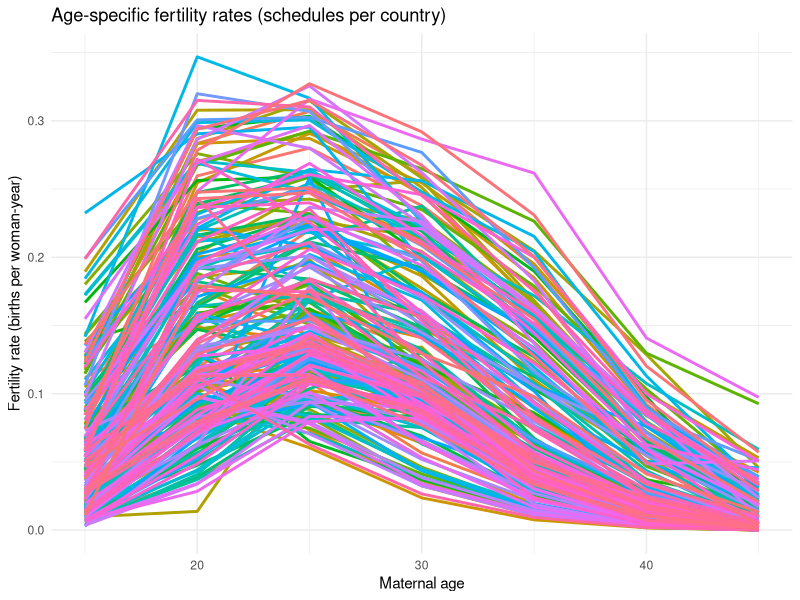
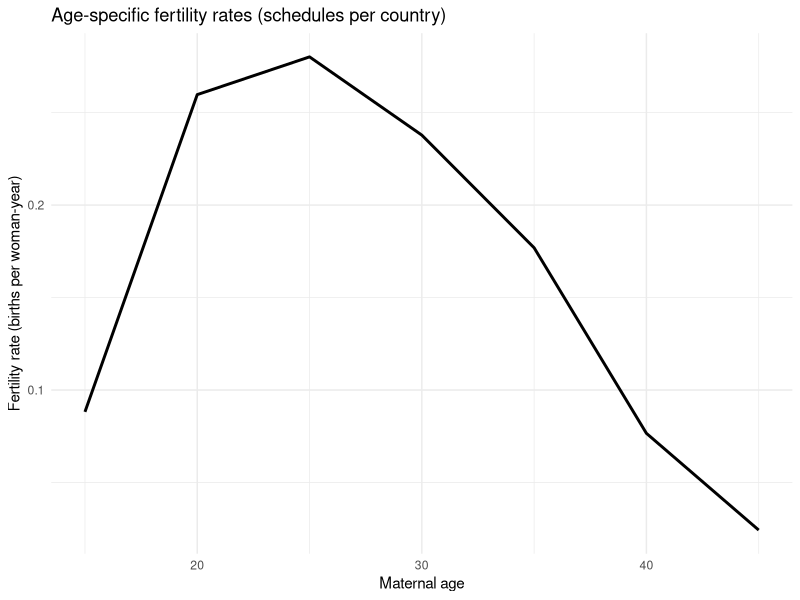
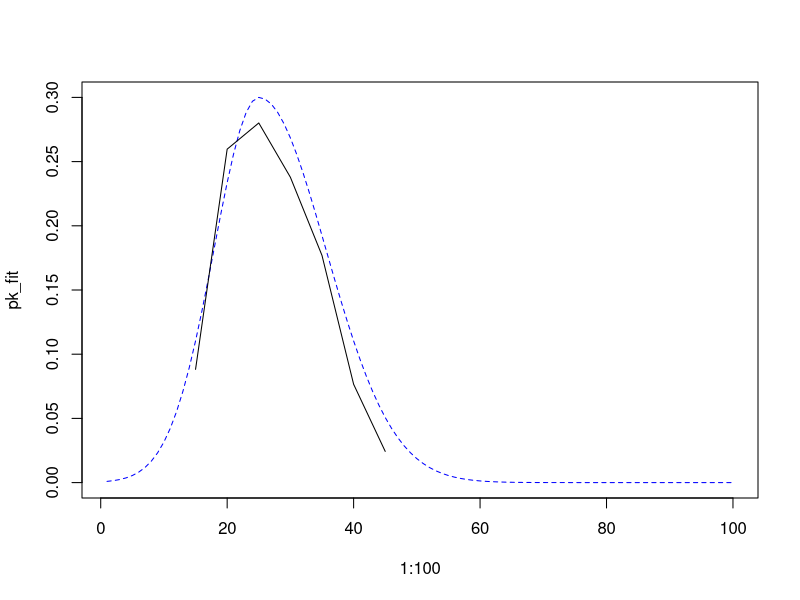
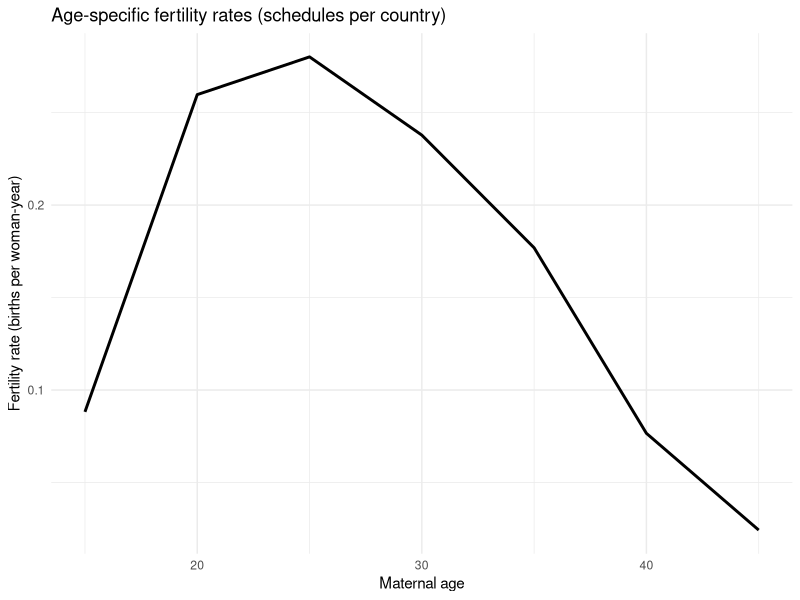

Generate these figures, in order, with R:
## ---- chunk 1
knitr::opts_chunk$set(echo = TRUE)
## ---- chunk 2
library(readr)
library(ggplot2)
library(tidyr)
library(dplyr)
## ---- chunk 3
fertility_schedules <- read_csv("data/FILE III CT and QS fits to international schedules.csv", skip = 5)
## ---- chunk 4
coale_trussel_fit <- fertility_schedules %>% select(`tfr`:`RE...15`)

qs_fit <- fertility_schedules %>% select(`R`:`RE...21`)

fertility_schedules <- fertility_schedules %>% select(`2002 SCHEDULE`:`5f45`) %>% rename(country = `2002 SCHEDULE`)
## ---- chunk 5
fertility_schedules_long <- fertility_schedules %>% 
  pivot_longer(cols = `5f15`:`5f45`, names_to="cohort", values_to="asfr") %>%
  mutate(age = 10 + 5 * match(cohort, unique(cohort)))
## ---- chunk 6
ggplot(fertility_schedules_long, aes(x=age, y=asfr/1000, color=country)) +
  geom_line(linewidth=1, show.legend = FALSE) +
  labs(
    title = "Age-specific fertility rates (schedules per country)",
    x = "Maternal age",
    y = "Fertility rate (births per woman‑year)",
    color = "Model cohort"
  ) +
  theme_minimal()
## ---- chunk 7
ggplot(filter(fertility_schedules_long, country == "Afghanistan"), aes(x=age, y=asfr/1000)) +
  geom_line(linewidth=1) +
  labs(
    title = "Age-specific fertility rates (schedules per country)",
    x = "Maternal age",
    y = "Fertility rate (births per woman-year)",
    color = "Model cohort"
  ) +
  theme_minimal()
## ---- chunk 8
generatePeristeraKostaki <- function(par.c1 = 0.8, par.mu = 25, par.sigma = c(10, 10) )
{
  curve <- c()
  for (i in 1:100)
  {
    sigma = par.sigma[1]
    if (i > par.mu)
    { sigma = par.sigma[2] }
    
    curve <- c(curve, par.c1 * exp (-1 * (((i - par.mu) / sigma) ^ 2)) )
  }
  
  return(curve)
}
## ---- chunk 9
pk_fit <- generatePeristeraKostaki(par.c1 = 0.3, par.mu = 25, par.sigma = c(10, 15))

fertility_schedules_afghan_fit <- fertility_schedules_long %>% 
  filter(country == "Afghanistan")
## ---- chunk 10
plot(1:100, pk_fit, type = "l", col = "blue", lty = "dashed")
lines(fertility_schedules_afghan_fit$age, fertility_schedules_afghan_fit$asfr/1000)
#lines(1:100, pk_fit, col = "blue", lty = "dashed")
## ---- chunk 11
ggplot(fertility_schedules_afghan_fit, aes(x=age, y=asfr/1000)) +
  geom_line(linewidth=1) +
  labs(
    title = "Age-specific fertility rates (schedules per country)",
    x = "Maternal age",
    y = "Fertility rate (births per woman-year)",
    color = "Model cohort"
  ) +
  theme_minimal()
